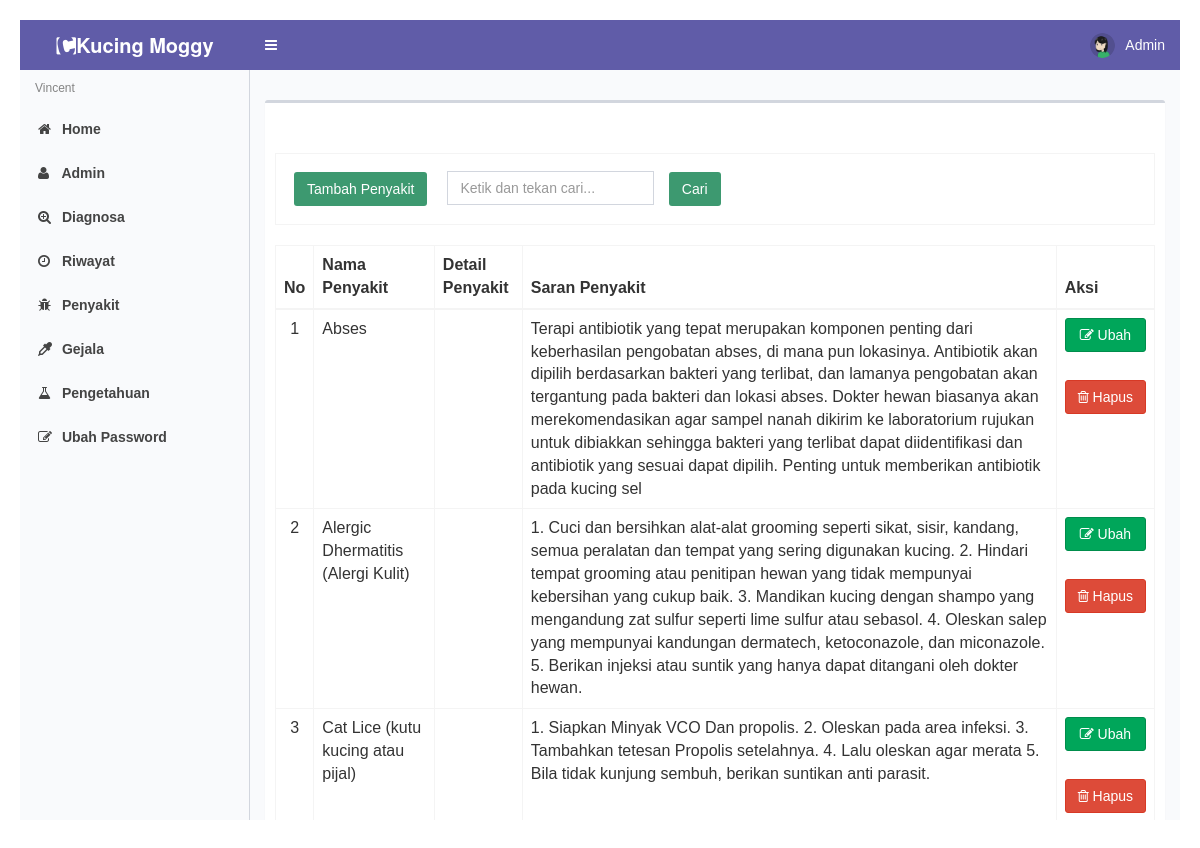
The app's page /penyakit (signed in) with its own data.
### tables this page shows
CREATE TABLE `penyakit` (
  `kode_penyakit` int(11) NOT NULL,
  `nama_penyakit` varchar(50) NOT NULL,
  `det_penyakit` varchar(500) NOT NULL,
  `srn_penyakit` varchar(500) NOT NULL,
  `gambar` varchar(500) NOT NULL
);

### modul/penyakit/penyakit.php (the view, shortened to what this page needs)
<?php
if (!(isset($_SESSION['username']) && isset($_SESSION['password']))) {
  header('location:index.php');
  exit();
} else {
  ?>
  <?php
  $aksi = "modul/penyakit/aksi_penyakit.php";
  switch ($_GET['act']) {
    default:
      $offset = $_GET['offset'];
      $limit = 15;
      if (empty($offset)) {
        $offset = 0;
      }
      $tampil = mysqli_query($conn,"SELECT * FROM penyakit ORDER BY nama_penyakit");
      echo "<form method=POST action='?module=penyakit' name=text_form onsubmit='return Blank_TextField_Validator_Cari()'>
          <br><br><table class='table table-bordered'>
		  <tr><td><input class='btn bg-olive margin' type=button name=tambah value='Tambah Penyakit' onclick=\"window.location.href='penyakit/tambahpenyakit';\"><input type=text name='keyword' style='margin-left: 10px;' placeholder='Ketik dan tekan cari...' class='form-control' value='$_POST[keyword]' /> <input class='btn bg-olive margin' type=submit value='   Cari   ' name=Go></td> </tr>
          </table></form>";
      $baris = mysqli_num_rows($tampil);
      if ($_POST['Go']) {
        $numrows = mysqli_num_rows(mysqli_query($conn,"SELECT * FROM penyakit where nama_penyakit like '%$_POST[keyword]%' ORDER BY nama_penyakit"));
        if ($numrows > 0) {
          echo "<div class='alert alert-success alert-dismissible'>
                <h4><i class='icon fa fa-check'></i> Sukses!</h4>
                Penyakit yang anda cari di temukan.
              </div>";
          $i = 1;
          echo" <table class='table table-bordered' style='overflow-x=auto' cellpadding='0' cellspacing='0'>
          <thead>
            <tr>
              <th>No</th>
              <th>Nama Penyakit</th>
			  <th>Detail Penyakit</th>
			  <th>Saran Penyakit</th>
              <th>Aksi</th>
            </tr>
          </thead>
		  <tbody>";
          $hasil = mysqli_query($conn,"SELECT * FROM penyakit where nama_penyakit like '%$_POST[keyword]%' ORDER BY nama_penyakit");
          $no = 1;
          $counter = 1;
          while ($r = mysqli_fetch_array($hasil)) {
            if ($counter % 2 == 0)
              $warna = "dark";
            else
              $warna = "light";
            echo "<tr class='" . $warna . "'>
			 <td align=center>$no</td>
			 <td>$r[nama_penyakit]</td>
			 <td>$r[det_penyakit]</td>
			 <td>$r[srn_penyakit]</td>
			 <td align=center><a type='button' class='btn btn-block btn-success' href=penyakit/editpenyakit/$r[kode_penyakit]><i class='fa fa-pencil-square-o' aria-hidden='true'></i> Ubah </a> &nbsp;
	          <a type='button' class='btn btn-block btn-danger' href=\"JavaScript: confirmIt('Anda yakin akan menghapusnya ?','$aksi?module=penyakit&act=hapus&id=$r[kode_penyakit]','','','','u','n','Self','Self')\" onMouseOver=\"self.status=''; return true\" onMouseOut=\"self.status=''; return true\"> <i class='fa fa-trash-o' aria-hidden='true'></i> Hapus</a>
             </td></tr>";
            $no++;
            $counter++;
          }
          echo "</tbody></table>";
        }
        else {
          echo "<div class='alert alert-danger alert-dismissible'>
                <h4><i class='icon fa fa-ban'></i> Gagal!</h4>
                Maaf, Penyakit yang anda cari tidak ditemukan , silahkan inputkan dengan benar dan cari kembali.
              </div>";
        }
      } else {
        if ($baris > 0) {
          echo" <table class='table table-bordered' style='overflow-x=auto' cellpadding='0' cellspacing='0'>
          <thead>
            <tr>
              <th>No</th>
              <th>Nama Penyakit</th>
			  <th>Detail Penyakit</th>
			  <th>Saran Penyakit</th>
              <th>Aksi</th>
            </tr>
          </thead>
		  <tbody>
		  ";
          $hasil = mysqli_query($conn,"SELECT * FROM penyakit ORDER BY nama_penyakit limit $offset,$limit");
          $no = 1 + $offset;
          $counter = 1;
          while ($r = mysqli_fetch_array($hasil)) {
            if ($counter % 2 == 0)
              $warna = "dark";
            else
              $warna = "light";
            echo "<tr class='" . $warna . "'>
			 <td align=center>$no</td>
			 <td>$r[nama_penyakit]</td>
			 <td>$r[det_penyakit]</td>
			 <td>$r[srn_penyakit]</td>
			 <td align=center>
			 <a type='button' class='btn btn-block btn-success' href=penyakit/editpenyakit/$r[kode_penyakit]><i class='fa fa-pencil-square-o' aria-hidden='true'></i> Ubah </a> &nbsp;
	          <a type='button' class='btn btn-block btn-danger' href=\"JavaScript: confirmIt('Anda yakin akan menghapusnya ?','$aksi?module=penyakit&act=hapus&id=$r[kode_penyakit]','','','','u','n','Self','Self')\" onMouseOver=\"self.status=''; return true\" onMouseOut=\"self.status=''; return true\">
			  <i class='fa fa-trash-o' aria-hidden='true'></i> Hapus</a>
             </td></tr>";
            $no++;
            $counter++;
          }
          echo "</tbody></table>";
        } else {
          echo "<br><b>Data Kosong !</b>";
        }
      }
      break;
  }
  ?>
<?php } ?>

### index.php (style rules this page uses)
body { font-family: Arial, sans-serif; margin: 20px; }

### records on screen
penyakit: nama_penyakit "Abses", srn_penyakit "Terapi antibiotik yang tepat merupakan komponen penting dari keberhasilan pengobatan abses, di mana pun lokasinya. Antibiotik akan dipilih berdasarkan bakteri yang terlibat, dan lamanya pengobatan akan tergantung pada bakteri dan lokasi abses. Dokter hewan biasanya akan merekomendasikan agar sampel nanah dikirim ke laboratorium rujukan untuk dibiakkan sehingga bakteri yang terlibat dapat diidentifikasi dan antibiotik yang sesuai dapat dipilih. Penting untuk memberikan antibiotik pada kucing sel"
penyakit: nama_penyakit "Alergic Dhermatitis (Alergi Kulit)", srn_penyakit "1. Cuci dan bersihkan alat-alat grooming seperti sikat, sisir, kandang, semua peralatan dan tempat yang sering digunakan kucing. 2. Hindari tempat grooming atau penitipan hewan yang tidak mempunyai kebersihan yang cukup baik. 3. Mandikan kucing dengan shampo yang mengandung zat sulfur seperti lime sulfur atau sebasol. 4. Oleskan salep yang mempunyai kandungan dermatech, ketoconazole, dan miconazole. 5. Berikan injeksi atau suntik yang hanya dapat ditangani oleh dokter hewan."
penyakit: nama_penyakit "Cat Lice (kutu kucing atau pijal)", srn_penyakit "1. Siapkan Minyak VCO Dan propolis. 2. Oleskan pada area infeksi. 3. Tambahkan tetesan Propolis setelahnya. 4. Lalu oleskan agar merata 5. Bila tidak kunjung sembuh, berikan suntikan anti parasit."

### other values on screen
$_SESSION['username'] "Admin"
